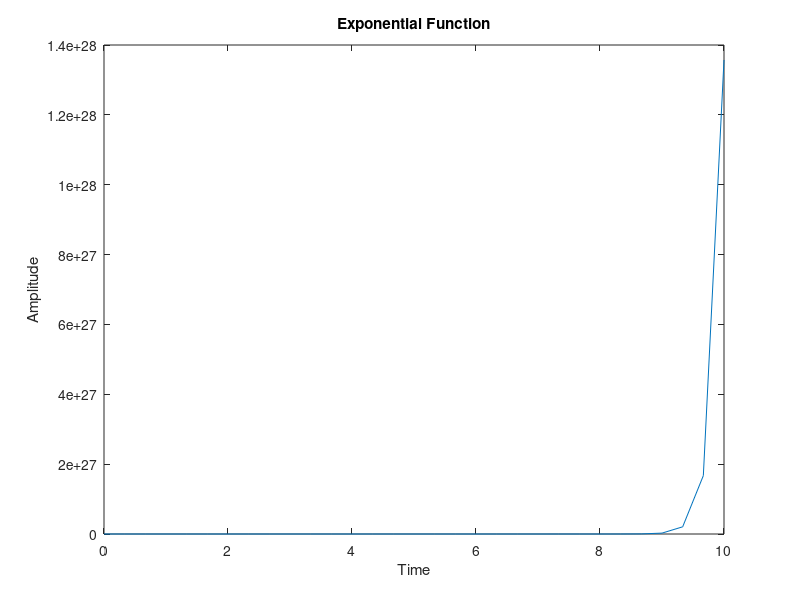

This figure's MATLAB source:
n=0:1/3:10;
k=7;
x=k*exp(2*pi*n);
plot(n,x);
xlabel('Time');
ylabel('Amplitude');
title('Exponential Function');
